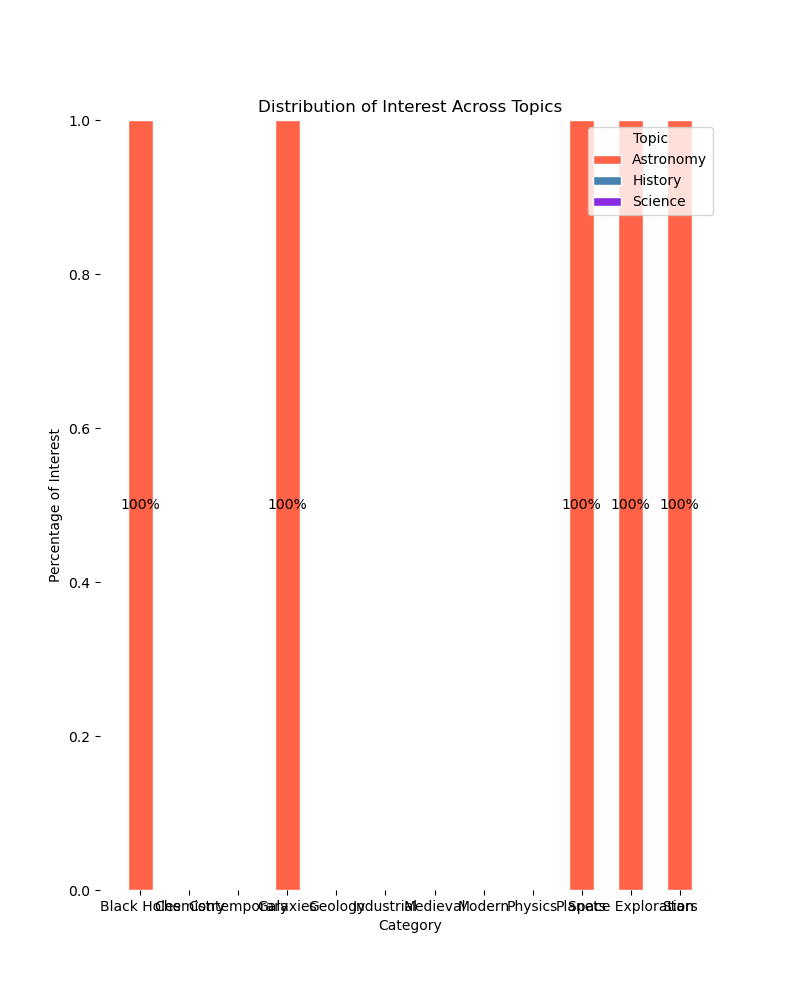

This figure's Python source:

import numpy as np
import pandas as pd
import seaborn as sns
import matplotlib.pyplot as plt

# Creating the dataframe
data = {
    "Topic": ["Science"]*5 + ["History"]*5 + ["Astronomy"]*5,
    "Category": ["Physics", "Chemistry", "Biology", "Astronomy", "Geology", 
                 "Ancient", "Medieval", "Modern", "Contemporary", "Industrial", 
                 "Planets", "Stars", "Galaxies", "Black Holes", "Space Exploration"],
    "Percentage": [20, 30, 25, 15, 10, 25, 20, 30, 15, 10, 10, 20, 30, 25, 15]
}
df = pd.DataFrame(data)

# Pivot the dataframe to wide format
df_pivot = df.pivot("Category", "Topic", "Percentage")

# Normalize the data as fractions
df_pivot_normalized = df_pivot.div(df_pivot.sum(axis=1), axis=0)

# Bar colors
colors = ["#FF6347", "#4682B4", "#8A2BE2"]

# Initialize the matplotlib figure
f, ax = plt.subplots(figsize=(8, 10))

# Plot the bars vertically (stacked)
bar_sections = []
prev_values = np.zeros(len(df_pivot_normalized))

for i, col in enumerate(df_pivot_normalized.columns):
    values = df_pivot_normalized[col]
    bar_section = plt.bar(df_pivot_normalized.index, values, bottom=prev_values, 
                          color=colors[i], edgecolor='white', width=0.5)
    bar_sections.append(bar_section)
    prev_values += values

# Add a legend and informative axis label
ax.legend(bar_sections, df_pivot_normalized.columns, loc="upper right", title="Topic")
ax.set(ylim=(0, 1), ylabel="Percentage of Interest", xlabel="Category")

# Add percentage values to each section.
for bar in bar_sections:
    for rect in bar:
        y_value = rect.get_height()
        x_value = rect.get_x() + rect.get_width() / 2
        label = f"{y_value:.0%}"
        plt.text(x_value, rect.get_y() + y_value / 2, label, va='center', ha='center', color='black')

# Set the title of the chart
plt.title('Distribution of Interest Across Topics')

sns.despine(left=True, bottom=True)

# Display the chart
plt.show()
